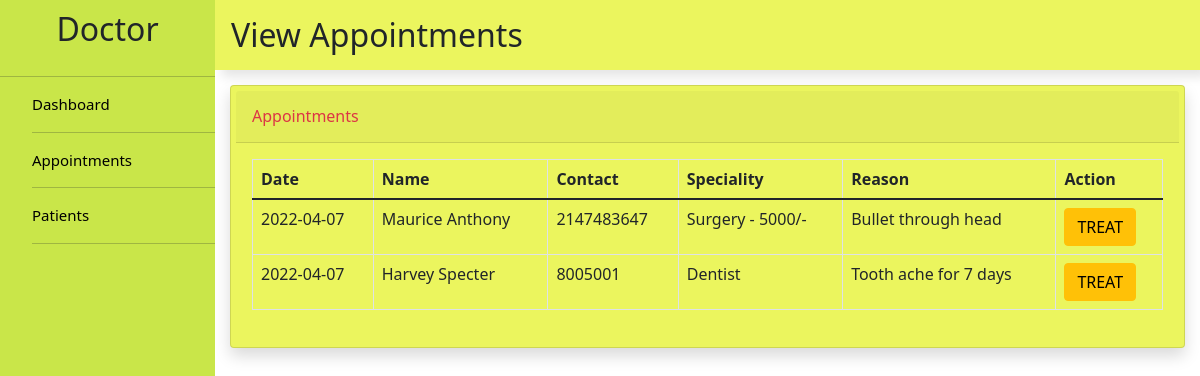
The page /doctor/appointment.php on the database its author committed.
### tables this page shows
CREATE TABLE `appointments` (
  `id` int(100) NOT NULL,
  `date` date NOT NULL,
  `fullname` varchar(100) NOT NULL,
  `contact` int(15) NOT NULL,
  `speciality` varchar(100) NOT NULL,
  `reason` varchar(200) NOT NULL
);

### doctor/appointment.php (the view, shortened to what this page needs)
<?php
include("connect.php");
$q="SELECT * FROM appointments ORDER BY id DESC";
$result = $con->query($q);
?>
<html>
    <head>
        <link rel="stylesheet" href="css/bootstrap-5.1.3-dist/css/bootstrap.min.css">
        <link rel="stylesheet" href="css/doc.css">
    </head>
    <body>
        <div class="sidebar">
            <div class="sidebar-title">
                <h2>Doctor</h2>
            </div>
            <hr>
            <div class="sidebar-menu">
                <ul class="listItems">
                    <li>
                        <a href="dashboard.php">
                            Dashboard
                        </a>
                    </li>
                    <hr>
                    <li>
                        <a href="appointment.php">
                            Appointments
                        </a>
                    </li>
                    <hr>
                    <li>
                        <a href="patients.php">
                            Patients
                        </a>
                    </li>
                    <hr>
                </ul>
            </div>
        </div>
        <div class="main">
            <header>
                <h2>
                    View Appointments
                </h2>
            </header>
            <section class="home">
               <div class="card shadow mb-4">
                   <div class="card-header py-3">
                        <div class="row">
                            <div class="col">
                                <h6 class="m-0 font-weight-bold text-danger">Appointments</h6>
                            </div>
                        </div>
                   </div>
                   <div class="card-body">
                       <div class="table-responsive">
                           <table class="table table-bordered" id="appointment_table" width="100%" cellspacing="0">
                               <thead>
                                   <tr>
                                       <th>Date</th>
                                       <th>Name</th>
                                       <th>Contact</th>
                                       <th>Speciality</th>
                                       <th>Reason</th>
                                       <th>Action</th>
                                   </tr>
                               </thead>
                               <?php
                                    while($rows=$result->fetch_assoc()){
                                ?>
                                <tr>
                                    <td><?php echo $rows['date'];?></td>
                                    <td><?php echo $rows['fullname'];?></td>
                                    <td><?php echo $rows['contact'];?></td>
                                    <td><?php echo $rows['speciality'];?></td>
                                    <td><?php echo $rows['reason'];?></td>
                                    <td>
                                        <a href="treatment.php" class="btn btn-warning">TREAT</a>
                                    </td>
                                </tr>
                                <?php
                                    }
                                ?>
                           </table>
                       </div>
                   </div>
                    </div>
                </div>
    </body>
</html>

### doctor/css/doc.css (style rules this page uses)
html { background-color: aliceblue; }
.sidebar { width: 215px; position: fixed; left: 0; top: 0; height: 100%; background-color: rgb(201, 230, 73); }
.sidebar-title { height: 50px; text-align: center; }
.listItems { list-style: none; }
li { width: 100%; margin-bottom: 1rem; }
ul { list-style: none; }
a { text-decoration: none; cursor: pointer; display: block; font-size: 15; color: black; }
.main { margin-left: 215px; }
header { display: flex; justify-content: space-between; padding: 1rem; box-shadow: 7px 7px 10px rgba(0, 0, 0, 0.1); height: 70px; text-align: center; align-content: center; margin-bottom: 5px; background-color: rgb(235, 245, 94); }
.sidebar-title h2 { text-align: center; align-content: center; margin-top: 10px; }
.home { margin-top: 15px; margin-left: 15px; margin-right: 15px; }
.card { padding: 5px; box-shadow: 7px 7px 10px rgba(0, 0, 0, 0.1); background-color: rgb(235, 245, 94); }

### rows shown on the page
appointments: date "2022-04-07", fullname "Maurice Anthony", contact "2147483647", speciality "Surgery - 5000/-", reason "Bullet through head"
appointments: date "2022-04-07", fullname "Harvey Specter", contact "8005001", speciality "Dentist", reason "Tooth ache for 7 days"
